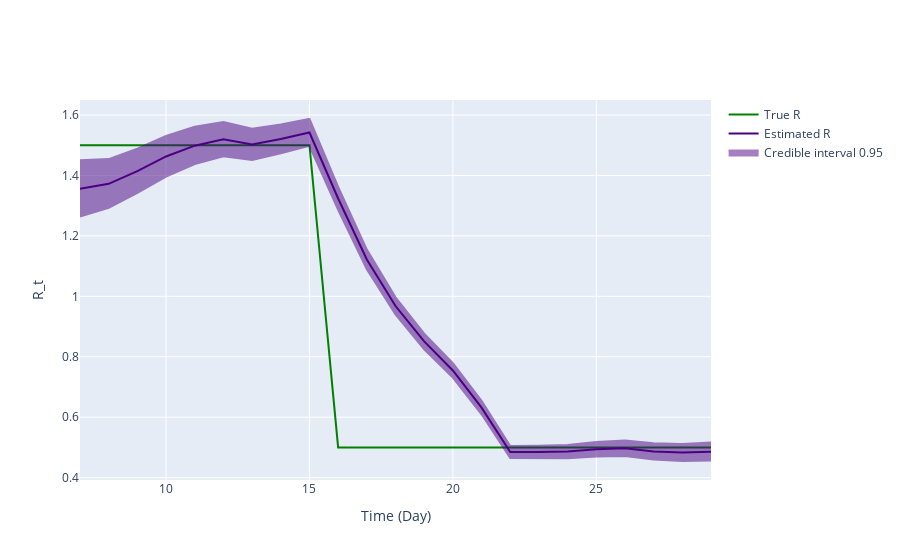

This figure's notebook cell:
### Markdown cell above
## Inference plot using class method results

### Code cell
fig = ReproductionNumberPlot()

fig.add_ground_truth_rt(ground_truth)
fig.add_interval_rt(intervals)

fig.update_labels(time_label='Time (Day)', r_label='R_t')

fig.show_figure()

### Figure 1 — Plotly figure (JSON) as saved in the notebook; plotly's stock layout.template omitted (floating-point values rounded to 4 significant figures)
{"data": [{"line": {"color": "green"}, "mode": "lines", "name": "True R", "type": "scatter", "x": [7, 8, 9, 10, 11, 12, 13, 14, 15, 16, 17, 18, 19, 20, 21, 22, 23, 24, 25, 26, 27, 28, 29], "y": [1.5, 1.5, 1.5, 1.5, 1.5, 1.5, 1.5, 1.5, 1.5, 0.5, 0.5, 0.5, 0.5, 0.5, 0.5, 0.5, 0.5, 0.5, 0.5, 0.5, 0.5, 0.5, 0.5]}, {"line": {"color": "indigo"}, "mode": "lines", "name": "Estimated R", "type": "scatter", "x": [7, 8, 9, 10, 11, 12, 13, 14, 15, 16, 17, 18, 19, 20, 21, 22, 23, 24, 25, 26, 27, 28, 29], "y": [1.356, 1.372, 1.414, 1.463, 1.498, 1.519, 1.502, 1.52, 1.542, 1.324, 1.122, 0.968, 0.8507, 0.7548, 0.6317, 0.485, 0.485, 0.4862, 0.4939, 0.497, 0.4869, 0.4829, 0.4859]}, {"fill": "toself", "fillcolor": "indigo", "line": {"color": "indigo"}, "mode": "lines", "name": "Credible interval 0.95", "opacity": 0.5, "type": "scatter", "x": [7, 8, 9, 10, 11, 12, 13, 14, 15, 16, 17, 18, 19, 20, 21, 22, 23, 24, 25, 26, 27, 28, 29, 29, 28, 27, 26, 25, 24, 23, 22, 21, 20, 19, 18, 17, 16, 15, 14, 13, 12, 11, 10, 9, 8, 7], "y": [1.45, 1.454, 1.488, 1.531, 1.561, 1.577, 1.554, 1.568, 1.587, 1.362, 1.154, 0.9966, 0.8768, 0.7791, 0.6541, 0.505, 0.5059, 0.5085, 0.518, 0.5228, 0.514, 0.5115, 0.5162, 0.4565, 0.4552, 0.4605, 0.4719, 0.4703, 0.4645, 0.4646, 0.4654, 0.6098, 0.7309, 0.8251, 0.9398, 1.09, 1.286, 1.498, 1.473, 1.451, 1.463, 1.437, 1.396, 1.342, 1.293, 1.264]}], "layout": {"hovermode": "x unified", "xaxis": {"title": {"text": "Time (Day)"}}, "yaxis": {"title": {"text": "R_t"}}}}
